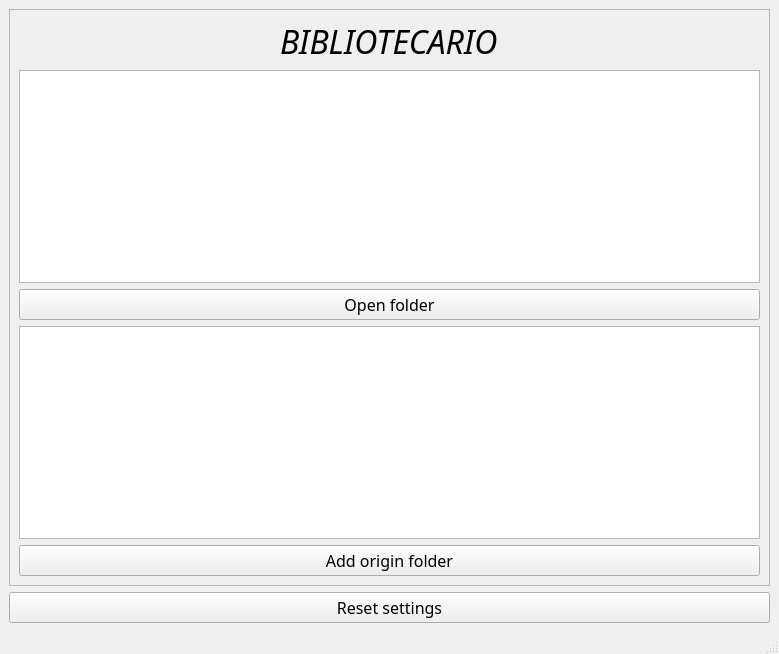
<?xml version="1.0" encoding="UTF-8"?>
<ui version="4.0">
 <class>MainWindow</class>
 <widget class="QMainWindow" name="MainWindow">
  <property name="geometry">
   <rect>
    <x>0</x>
    <y>0</y>
    <width>773</width>
    <height>654</height>
   </rect>
  </property>
  <property name="windowTitle">
   <string>MainWindow</string>
  </property>
  <widget class="QWidget" name="app_container">
   <layout class="QVBoxLayout" name="verticalLayout">
    <item>
     <widget class="QScrollArea" name="app">
      <property name="widgetResizable">
       <bool>true</bool>
      </property>
      <widget class="QWidget" name="app_scroll">
       <property name="geometry">
        <rect>
         <x>0</x>
         <y>0</y>
         <width>757</width>
         <height>575</height>
        </rect>
       </property>
       <property name="font">
        <font>
         <family>Hack Nerd Font</family>
         <pointsize>12</pointsize>
        </font>
       </property>
       <property name="toolTip">
        <string/>
       </property>
       <layout class="QVBoxLayout" name="verticalLayout_2">
        <item alignment="Qt::AlignHCenter">
         <widget class="QLabel" name="label_app_title">
          <property name="font">
           <font>
            <family>Hack Nerd Font</family>
            <pointsize>24</pointsize>
            <italic>true</italic>
            <strikeout>false</strikeout>
           </font>
          </property>
          <property name="text">
           <string>BIBLIOTECARIO</string>
          </property>
         </widget>
        </item>
        <item>
         <widget class="QListWidget" name="list_recently_moved"/>
        </item>
        <item>
         <widget class="QPushButton" name="btn_open_recently_moved">
          <property name="text">
           <string>Open folder</string>
          </property>
         </widget>
        </item>
        <item>
         <widget class="QListWidget" name="list_origin_folders"/>
        </item>
        <item>
         <widget class="QPushButton" name="btn_add_origin_folder">
          <property name="text">
           <string>Add origin folder</string>
          </property>
         </widget>
        </item>
       </layout>
       <zorder>list_recently_moved</zorder>
       <zorder>label_app_title</zorder>
       <zorder>btn_open_recently_moved</zorder>
       <zorder>list_origin_folders</zorder>
       <zorder>btn_add_origin_folder</zorder>
      </widget>
     </widget>
    </item>
    <item alignment="Qt::AlignHCenter|Qt::AlignVCenter">
     <widget class="QPushButton" name="btn_reset_settings">
      <property name="minimumSize">
       <size>
        <width>761</width>
        <height>0</height>
       </size>
      </property>
      <property name="maximumSize">
       <size>
        <width>761</width>
        <height>16777215</height>
       </size>
      </property>
      <property name="font">
       <font>
        <family>Hack Nerd Font</family>
        <pointsize>12</pointsize>
       </font>
      </property>
      <property name="text">
       <string>Reset settings</string>
      </property>
     </widget>
    </item>
   </layout>
  </widget>
  <widget class="QStatusBar" name="statusbar"/>
 </widget>
 <resources/>
 <connections/>
</ui>
